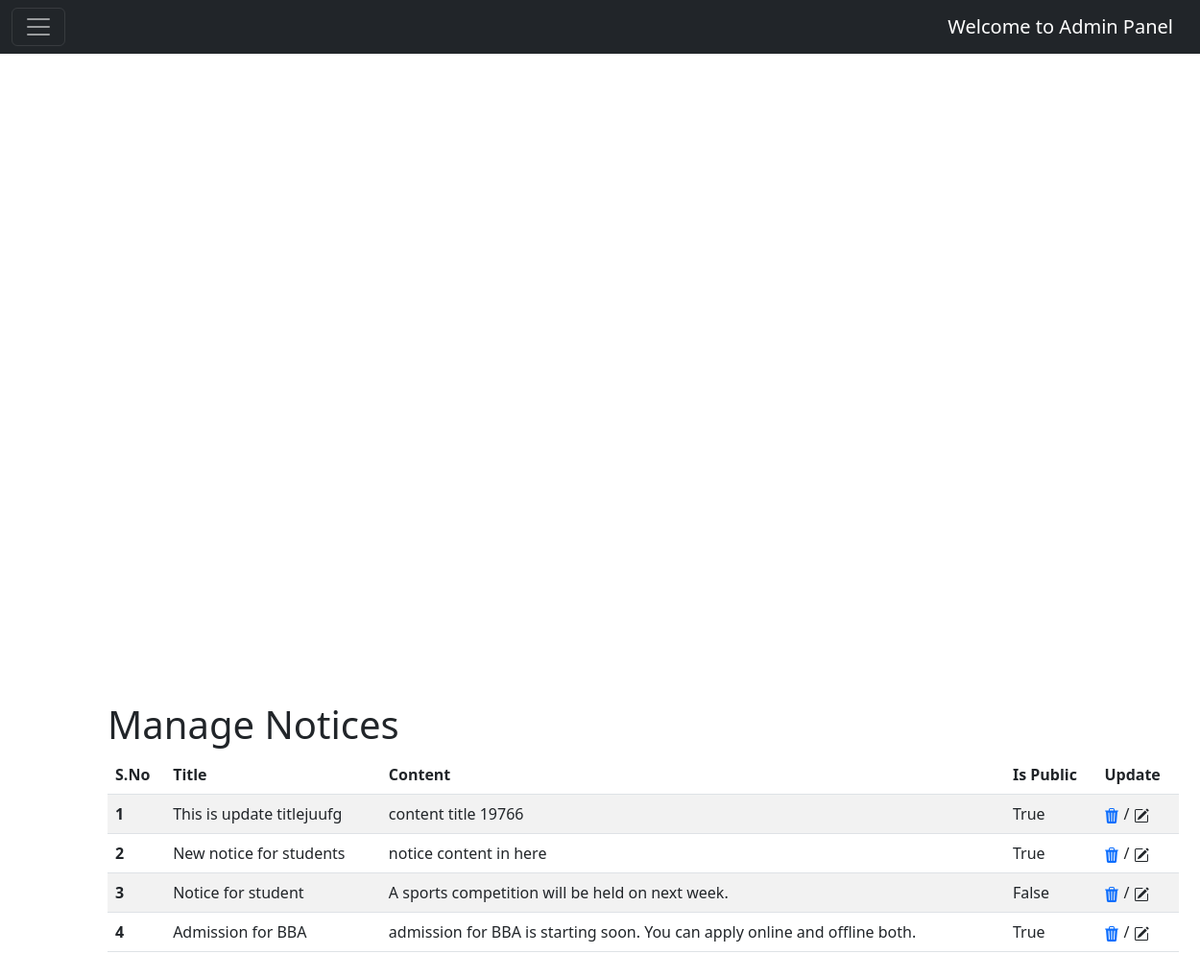
/admin_panel/manage_notices/, run on the app's committed database.
### main/models.py (models this page shows, shortened)
class Notice(models.Model):
    title = models.CharField(max_length=200)
    content = models.TextField()
    isPublic = models.BooleanField(default=False)

### main/views.py (the view)
# urls.py: path('admin_panel/manage_notices/', views.manageNotices, name="manage_notices"),
def manageNotices(request):
    all_notices = Notice.objects.all()
    data = {'notices': all_notices}
    return render(request, 'admin/manage_notices.html', data)

### templates/admin/manage_notices.html (shortened to what this page needs)
{% extends 'admin/admin_base.html' %}
{% block body %}
    <div class="container" style="margin: 100px;">
        <h1>Manage Notices</h1>
        <table class="table table-striped">
            <thead>
                <tr>
                    <th>S.No</th>
                    <th>Title</th>
                    <th>Content</th>
                    <th>Is Public</th>
                    <th>Update</th>
                </tr>
            </thead>
            <tbody>
                {% for notice in notices %}
                <tr>
                    <th scope="row">{{forloop.counter}}</th>
                    <td>{{notice.title}}</td>
                    <td>{{notice.content}}</td>
                    <td>{{notice.isPublic}}</td>
                    <td>
                        <a href="{% url 'delete_notice' notice.id %}" style="text-decoration: none;">
                        </a>
                        /
                        <svg xmlns="http://www.w3.org/2000/svg" width="16" height="16" fill="currentColor"
                            class="bi bi-pencil-square" data-bs-toggle="modal" data-bs-target="#exampleModal{{notice.id}}" viewBox="0 0 16 16">
                            <path
                                d="M15.502 1.94a.5.5 0 0 1 0 .706L14.459 3.69l-2-2L13.502.646a.5.5 0 0 1 .707 0l1.293 1.293zm-1.75 2.456-2-2L4.939 9.21a.5.5 0 0 0-.121.196l-.805 2.414a.25.25 0 0 0 .316.316l2.414-.805a.5.5 0 0 0 .196-.12l6.813-6.814z" />
                            <path fill-rule="evenodd"
                                d="M1 13.5A1.5 1.5 0 0 0 2.5 15h11a1.5 1.5 0 0 0 1.5-1.5v-6a.5.5 0 0 0-1 0v6a.5.5 0 0 1-.5.5h-11a.5.5 0 0 1-.5-.5v-11a.5.5 0 0 1 .5-.5H9a.5.5 0 0 0 0-1H2.5A1.5 1.5 0 0 0 1 2.5v11z" />
                        </svg>
                    </td>
                </tr>
                {% endfor %}
            </tbody>
        </table>
    </div>
{% endblock %}

### data on the page
Notice: title "This is update titlejuufg", content "content title 19766", isPublic "True"
Notice: title "New notice for students", content "notice content in here", isPublic "True"
Notice: title "Notice for student", content "A sports competition will be held on next week.", isPublic "False"
Notice: title "Admission for BBA", content "admission for BBA is starting soon. You can apply online and offline both.", isPublic "True"
